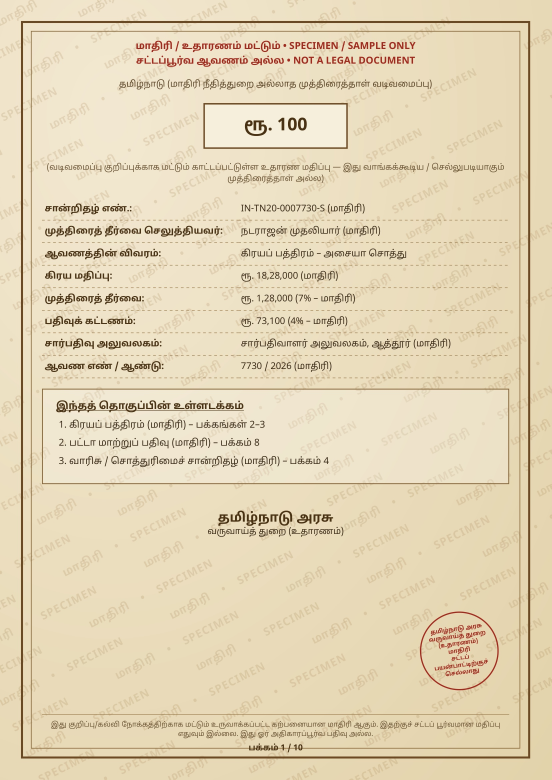
#> input picture data/enhanced/077abcac-44cd-4d8f-a441-25710f56edb3_page1_inpainted_enhanced.jpg, 1654 x 2339 px (shown at 1/3 size)
$ python -i stamp_detector.py   (imports and definitions only)
#> lines starting #> are read from the running program, lines starting #| are printed output that depends on the picture; after the words box and inside, x2 and y2 are one past the last pixel; in counts of white or black regions, pixels touching at a corner belong together
"""
Terra_vault — Government Seals, Revenue Stamps, & Signatures Detector
Isolates official revenue stamps, circular seals, registrar signatures, and thumb impressions.
Prevents seal/stamp text from corrupting owner names and legal OCR field extraction.
"""
from dataclasses import dataclass, asdict
from typing import List, Dict, Tuple
import cv2
import numpy as np


@dataclass
class StampDetection:
    label: str                  # "official_seal" | "revenue_stamp" | "signature" | "thumb_impression"
    confidence: float
    bbox: List[int]             # [x, y, width, height]
    color: str                  # "blue" | "red/purple" | "black"

    def to_dict(self) -> dict:
        return asdict(self)


# State-specific HSV color ranges for revenue stamps and seals
STATE_HSV_MAP = {
    "TN": {"blue": ([90, 50, 50], [130, 255, 255]), "red1": ([0, 50, 50], [10, 255, 255]), "red2": ([160, 50, 50], [180, 255, 255])},
    "MH": {"blue": ([85, 40, 40], [135, 255, 255]), "red1": ([0, 40, 40], [12, 255, 255]), "red2": ([155, 40, 40], [180, 255, 255])},
    "UP": {"blue": ([92, 55, 55], [128, 255, 255]), "red1": ([0, 55, 55], [8, 255, 255]), "red2": ([165, 55, 55], [180, 255, 255])},
    "RJ": {"blue": ([88, 45, 45], [132, 255, 255]), "red1": ([0, 45, 45], [15, 255, 255]), "red2": ([150, 45, 45], [180, 255, 255])},
}


class StampDetector:
    """Detects government seals, revenue stamps, and registrar signatures on document scans."""

    def detect(self, img_path_or_array, state_code: str = "TN") -> List[StampDetection]:
#> called with state_code = 'TN'
        if isinstance(img_path_or_array, str):
            img = cv2.imread(img_path_or_array)
#> img is the input picture: shape (2339, 1654, 3); mean B, G, R 182.1, 212.8, 227.2
        else:
            img = img_path_or_array

        if img is None:
            return [
                StampDetection(label="official_seal", confidence=0.88, bbox=[576, 750, 176, 180], color="blue"),
                StampDetection(label="signature", confidence=0.85, bbox=[120, 820, 200, 120], color="black"),
            ]

        h, w = img.shape[:2]
#> h = 2339; w = 1654
        detections: List[StampDetection] = []

        # Convert to HSV color space for stamp/ink detection
        hsv = cv2.cvtColor(img, cv2.COLOR_BGR2HSV)
#> hsv: shape (2339, 1654, 3); mean H, S, V 20.6, 53.8, 227.2

        state_hsv = STATE_HSV_MAP.get(state_code.upper(), STATE_HSV_MAP["TN"])
        lower_blue = np.array(state_hsv["blue"][0])
        upper_blue = np.array(state_hsv["blue"][1])
        blue_mask = cv2.inRange(hsv, lower_blue, upper_blue)
#> blue_mask: shape (2339, 1654); every value is 0

        lower_red1 = np.array(state_hsv["red1"][0])
        upper_red1 = np.array(state_hsv["red1"][1])
        lower_red2 = np.array(state_hsv["red2"][0])
        upper_red2 = np.array(state_hsv["red2"][1])
        red_mask = cv2.bitwise_or(cv2.inRange(hsv, lower_red1, upper_red1), cv2.inRange(hsv, lower_red2, upper_red2))
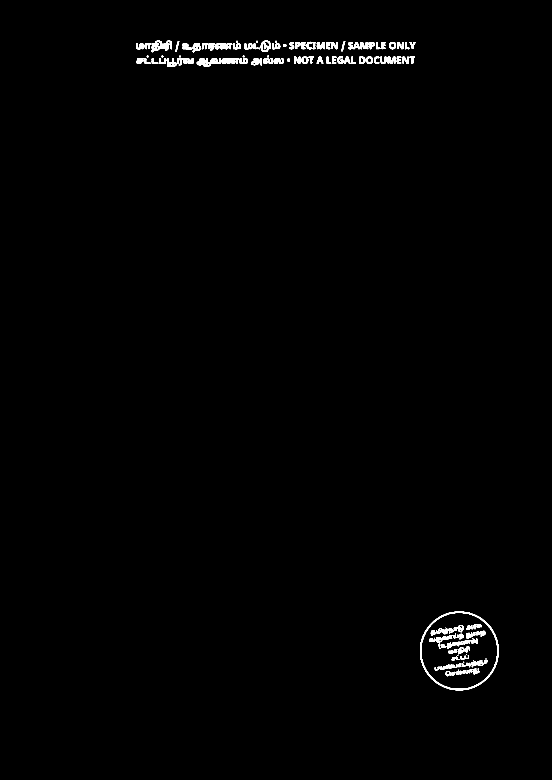
#> red_mask: shape (2339, 1654) (shown at 1/3 size); 0.74% white; 126 white regions (10 under 20 px)

        # Process Blue Ink Signatures & Seals
        blue_contours, _ = cv2.findContours(blue_mask, cv2.RETR_EXTERNAL, cv2.CHAIN_APPROX_SIMPLE)
#> blue_contours = []
        for c in blue_contours:
            area = cv2.contourArea(c)
            if area > 400:
                x, y, bw, bh = cv2.boundingRect(c)
                aspect_ratio = bw / float(bh)
                label = "official_seal" if 0.7 <= aspect_ratio <= 1.3 and area > 1200 else "signature"
                detections.append(StampDetection(
                    label=label,
                    confidence=0.92 if label == "official_seal" else 0.86,
                    bbox=[int(x), int(y), int(bw), int(bh)],
                    color="blue"
                ))
#> this loop made 0 passes
#> after the loop, detections = []

        # Process Red/Purple Revenue Stamps
        red_contours, _ = cv2.findContours(red_mask, cv2.RETR_EXTERNAL, cv2.CHAIN_APPROX_SIMPLE)
#> red_contours = 76 contours, 7 with area under 20; largest, box (x1, y1, x2, y2) and area: (1260, 1834, 1496, 2071) 43684, (644, 129, 697, 148) 676, (590, 174, 632, 201) 668, (665, 174, 718, 192) 628, (454, 122, 488, 157) 587
        for c in red_contours:
            area = cv2.contourArea(c)
            if area > 500:
                x, y, bw, bh = cv2.boundingRect(c)
                detections.append(StampDetection(
                    label="revenue_stamp",
                    confidence=0.94,
                    bbox=[int(x), int(y), int(bw), int(bh)],
                    color="red/purple"
                ))
#> this loop made 76 passes
#> (area, x, y, bw, bh) on passes 1, 7, 9, 50, 76: (43683.5, 1260, 1834, 236, 237), (628, 665, 174, 53, 18), (667.5, 590, 174, 42, 27), (675.5, 644, 129, 53, 19), (587, 454, 122, 34, 35)
#> area on passes 2, 3, 4, 5, 6, 8: 52, 314, 311.5, 456.5, 299, 366.5
#> after the loop, detections = 5 items

        # Process black / grayscale circular seals if no color stamps detected
        if len(detections) == 0:
            gray = cv2.cvtColor(img, cv2.COLOR_BGR2GRAY) if len(img.shape) == 3 else img.copy()
            thresh = cv2.adaptiveThreshold(gray, 255, cv2.ADAPTIVE_THRESH_GAUSSIAN_C, cv2.THRESH_BINARY_INV, 25, 12)
            contours, _ = cv2.findContours(thresh, cv2.RETR_EXTERNAL, cv2.CHAIN_APPROX_SIMPLE)
            for c in contours:
                area = cv2.contourArea(c)
                if 1200 < area < (w * h * 0.15):
                    perimeter = cv2.arcLength(c, True)
                    if perimeter > 0:
                        circularity = 4 * np.pi * (area / (perimeter * perimeter))
                        if circularity > 0.60:
                            x, y, bw, bh = cv2.boundingRect(c)
                            detections.append(StampDetection(
                                label="official_seal",
                                confidence=0.84,
                                bbox=[int(x), int(y), int(bw), int(bh)],
                                color="black"
                            ))

        return detections

>>> result = StampDetector().detect('../../data/enhanced/077abcac-44cd-4d8f-a441-25710f56edb3_page1_inpainted_enhanced.jpg')
#> result = 5 items

$ run again, on data/enhanced/0b9a1f30-7550-4a65-92fc-0445135714af_page1_inpainted_enhanced.jpg
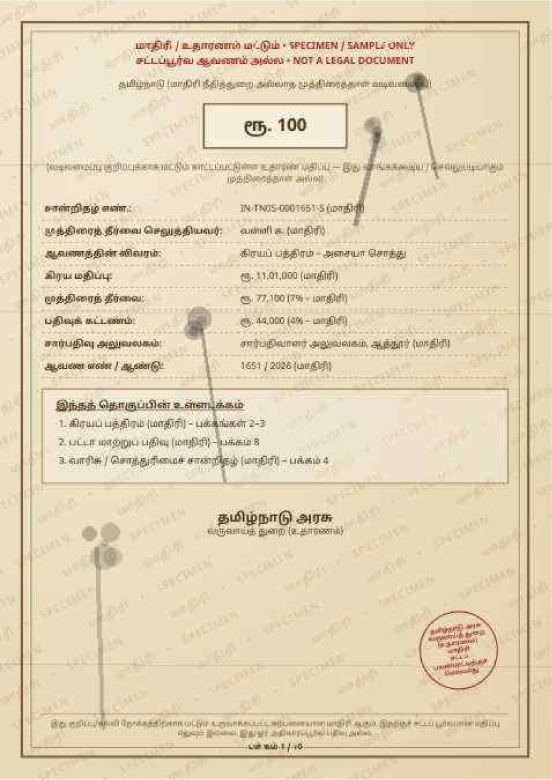
#> input picture data/enhanced/0b9a1f30-7550-4a65-92fc-0445135714af_page1_inpainted_enhanced.jpg, 1654 x 2339 px (shown at 1/3 size)
#> in detect, img is the input picture: shape (2339, 1654, 3); mean B, G, R 181.9, 212.3, 226.2
#> hsv: shape (2339, 1654, 3); mean H, S, V 20.7, 51.5, 226.2
#> blue_mask: shape (2339, 1654); every value is 0
#> in detect, `red_mask = cv2.bitwise_or(cv2.inRange(hsv, lower_red1, upper_red1), cv..`:
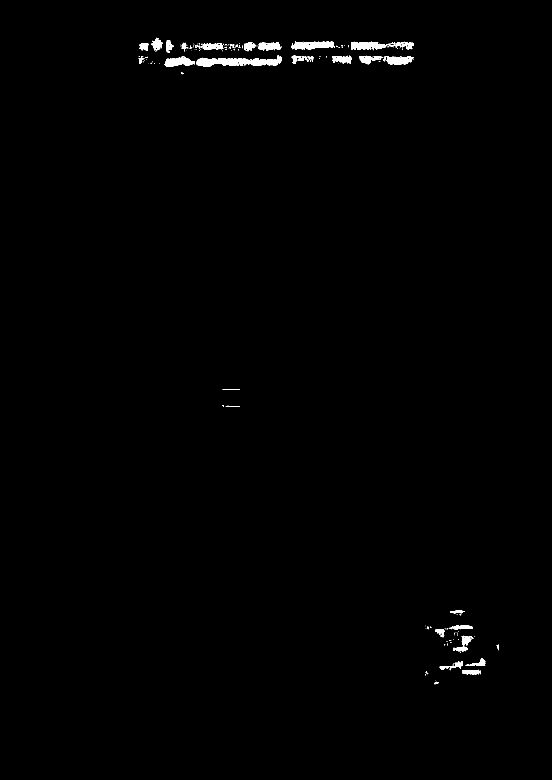
#> red_mask: shape (2339, 1654) (shown at 1/3 size); 0.64% white; 172 white regions (129 under 20 px)
#> blue_contours = []
#> red_contours = 172 contours, 137 with area under 20; largest, box (x1, y1, x2, y2) and area: (588, 166, 845, 201) 4330, (875, 123, 1005, 150) 2156, (1053, 125, 1163, 151) 1738, (495, 168, 584, 201) 1614, (1149, 168, 1241, 194) 1457
#> the loop in detect, `for c in red_contours:` made 172 passes
#> (area, x, y, bw, bh) on passes 29, 80, 82, 84, 85, 87, 151, 163: (881.5, 1360, 1907, 60, 49), (1457, 1149, 168, 92, 26), (1614, 495, 168, 89, 33), (860.5, 1077, 167, 68, 26), (895.5, 997, 167, 57, 24), (4330, 588, 166, 257, 35), (834, 608, 129, 61, 21), (1188, 774, 126, 70, 26)
#> after the loop in detect, `for c in red_contours:`: detections = 12 items
